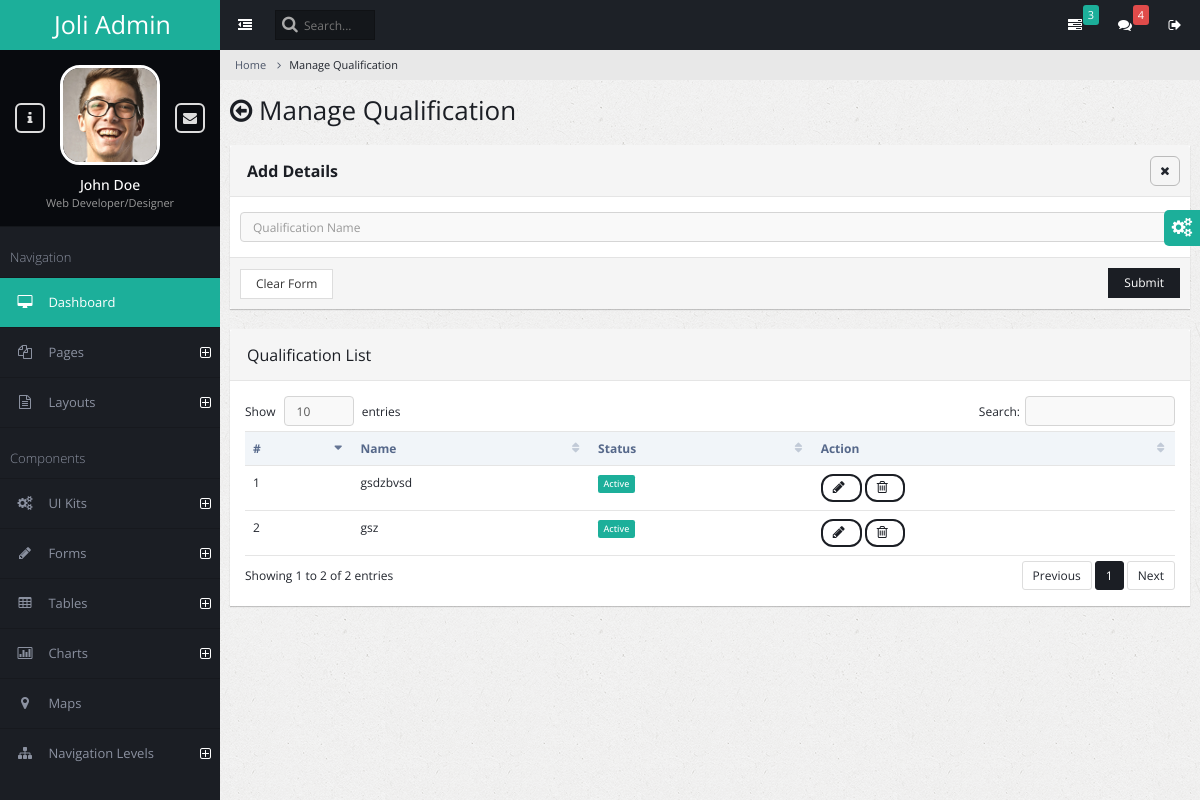
Screenshot of /admin_master_qual_mng/ with the database file from the repository.
### admin_master/models.py (models this page shows)
class masterqualif(models.Model):
    qualifname=models.CharField(max_length=100)
    status=models.IntegerField(default=1)

### admin_master/views.py (the view, shortened to what this page needs)
# urls.py: path('admin_master_qual_mng/', views.admin_master_qual_mng,name="admin_master_qual_mng"),
@csrf_exempt
def admin_master_qual_mng(request):
    message=''
    qualifications = masterqualif.objects.all()
    return render(request, 'qualification_manage.html', {'mess': message, 'qualifications': qualifications})

### admin_master/templates/qualification_manage.html (shortened to what this page needs)
{% load static %}
<!DOCTYPE html>
<html lang="en">
    <head>
        <link rel="stylesheet" type="text/css" id="theme" href="{% static 'css/theme-default.css' %}"/>
    </head>
    <body>
        <div class="page-container">
           {% include 'sidebar.html' %}
            <div class="page-content">
                {% include 'topbar.html' %}
                <ul class="breadcrumb">
                    <li><a href="#">Home</a></li>
                    <li class="active">Manage Qualification</li>
                </ul>
                <div class="page-title">
                    <h2><span class="fa fa-arrow-circle-o-left"></span> Manage Qualification</h2>
                </div>
                <div class="page-content-wrap">
                 <div class="row">
                  <div class="col-md-12">
                    <form class="form-horizontal" method="post" action="{% url 'admin_master_qual_mng' %}">
                        <div class="panel panel-default">
                            <div class="panel-heading">
                                <h3 class="panel-title"><strong>Add Details</strong></h3>
                                <ul class="panel-controls">
                                    <li><a href="#" class="panel-remove"><span class="fa fa-times"></span></a></li>
                                </ul>
                            </div>
                            <div class="panel-body">
                                <div class="row">
                                    <div class="col-md-12">
                                        <div class="form-group">
                                            <input type="text" class="form-control" placeholder="Qualification Name" name="qua_name">
                                        </div>
                                    </div>
                                </div>
                            </div>
                            <div class="panel-footer">
                                <button class="btn btn-default">Clear Form</button>
                                <button class="btn btn-primary pull-right">Submit</button>{{mess}}
                            </div>
                        </div>
                        </form>
                 <div class="panel panel-default">
                    <div class="panel-heading">
                        <h3 class="panel-title">Qualification List </h3>
                    </div>
                    <div class="panel-body">
                        <table class="table datatable">
                            <thead>
                                <tr>
                                    <th>#</th>
                                    <th>Name</th>
                                    <th>Status</th>
                                    <th>Action</th>
                                </tr>
                            </thead>
                            <tbody>
                                {% for quali in qualifications %}
                                <tr>
                                    <td>{{ forloop.counter }}</td>
                                    <td>{{ quali.qualifname }}</td>
                                    {% if quali.status == 1 %}
                                    <td><span class="label label-warning">Active</span></td>
                                    {% endif %}
                                    <td>
                                        <a href="#" class="btn btn-primary btn-rounded" data-toggle="modal" data-target="#modal_basic">
                                             <span class="fa fa-pencil"></span>
                                        </a>
                                        <a href="#" class="btn btn-primary btn-rounded mb-control"  data-box="#mb-delete">
                                            <span class="fa fa-trash-o"></span>
                                       </a>
                                    </td>
                                </tr>
                                {% endfor %}
                            </tbody>
                        </table>
                    </div>
                  </div>
                </div>
            </div>
                </div>
            </div>
        </div>
    </body>
</html>

### rows the page displays
masterqualif: qualifname "gsdzbvsd", status "Active"
masterqualif: qualifname "gsz", status "Active"
